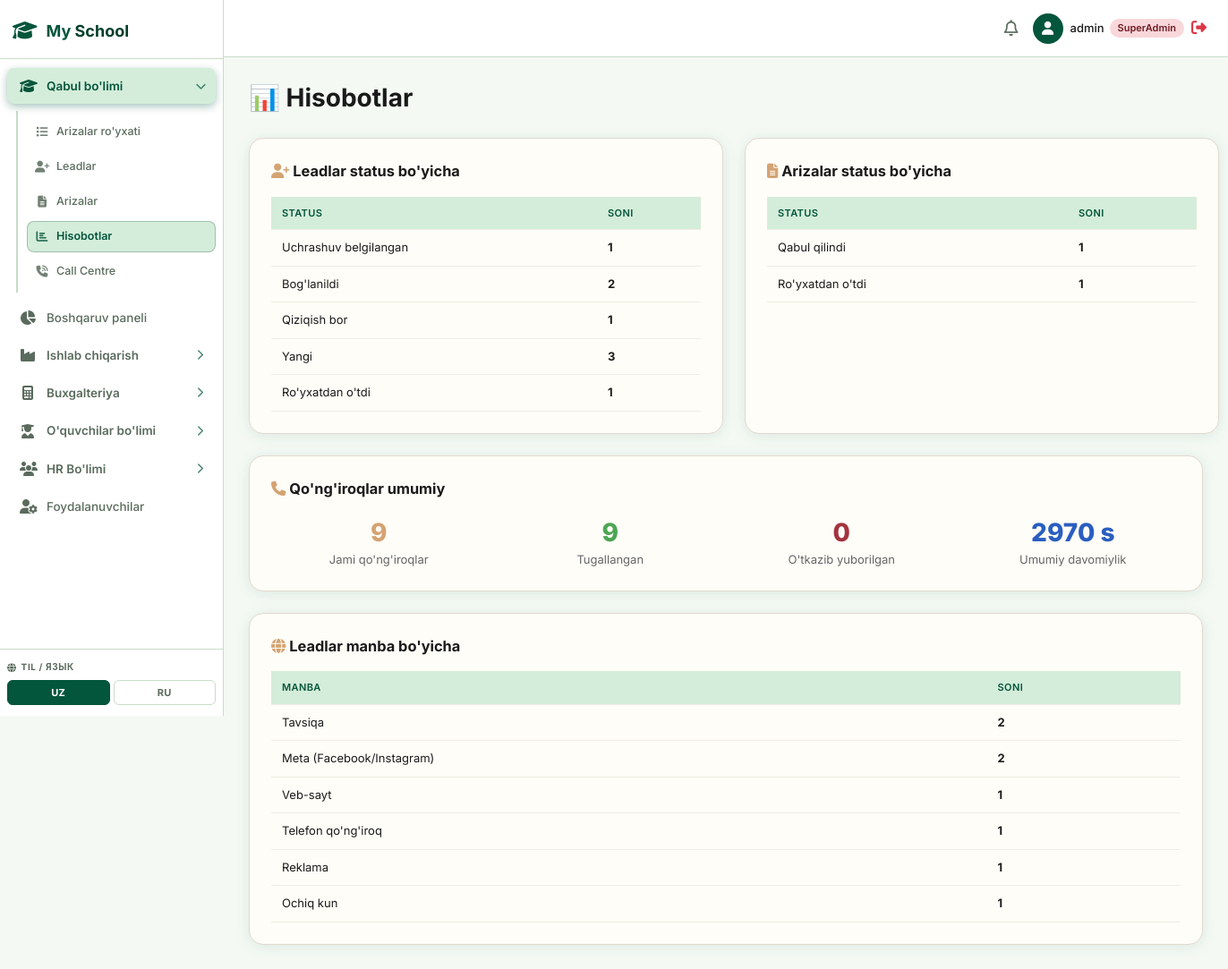
Page /enrollment/reports/ (signed in) on the committed database.
### enrollment/models.py (models this page shows, shortened)
class LeadSource(models.Model):
    name = models.CharField(max_length=100, unique=True)
    code = models.CharField(max_length=30, unique=True, help_text="e.g., meta, web, phone, referral")
    class Meta:
        ordering = ['name']

### enrollment/views.py (the view)
# urls.py: path('reports/', views.reports, name='enrollment_reports'),
@login_required
@enrollment_required
def reports(request):
    leads_by_status = Lead.objects.values('status').annotate(count=Count('id'))
    leads_by_source = Lead.objects.values('source__name').annotate(count=Count('id')).order_by('-count')
    calls_completed = CallRecord.objects.filter(status='completed').count()
    total_duration = CallRecord.objects.aggregate(
        total=Sum('duration_seconds')
    )['total'] or 0
    apps_by_status = StudentApplication.objects.values('status').annotate(count=Count('id'))
    apps_by_grade = StudentApplication.objects.values('applying_grade__name').annotate(count=Count('id')).order_by('-count')
    context = {
        'leads_by_status': leads_by_status,
        'leads_by_source': leads_by_source,
        'calls_total': CallRecord.objects.count(),
        'calls_completed': calls_completed,
        'calls_missed': CallRecord.objects.filter(status='missed').count(),
        'total_duration': total_duration,
        'applications_by_status': apps_by_status,
        'applications_by_grade': apps_by_grade,
        'page_title': 'Hisobotlar',
    }
    return render(request, 'enrollment/reports.html', context)

### enrollment/views.py (called while the page is built)
def _is_enrollment_staff(user):
    if user.is_superuser:
        return True
    return user.groups.filter(name__in=['enrollment_agent', 'enrollment_manager', 'call_centre_admin']).exists()

### templates/enrollment/reports.html
{% extends 'base.html' %}
{% block content %}
<h1 style="font-size:28px;margin-bottom:24px;">📊 Hisobotlar</h1>
<div style="display:grid;grid-template-columns:1fr 1fr;gap:24px;">
  <div class="card" style="background:#fffdf7;border:1px solid #e2d9cf;border-radius:16px;padding:24px;">
    <h3 style="margin-bottom:16px;"><i class="fa-solid fa-user-plus" style="color:#D4A373;"></i> Leadlar status bo'yicha</h3>
    <table class="data-table" style="width:100%;">
      <thead><tr><th>Status</th><th>Soni</th></tr></thead>
      <tbody>
        {% for item in leads_by_status %}
        <tr>
          <td>{% if item.status == 'new' %}Yangi{% elif item.status == 'contacted' %}Bog'lanildi{% elif item.status == 'interested' %}Qiziqish bor{% elif item.status == 'appointment' %}Uchrashuv belgilangan{% elif item.status == 'registered' %}Ro'yxatdan o'tdi{% elif item.status == 'declined' %}Rad etildi{% else %}Noma'lum{% endif %}</td>
          <td><strong>{{ item.count }}</strong></td>
        </tr>
        {% empty %}
        <tr><td colspan="2" style="text-align:center;color:#888;">Ma'lumot yo'q.</td></tr>
        {% endfor %}
      </tbody>
    </table>
  </div>
  <div class="card" style="background:#fffdf7;border:1px solid #e2d9cf;border-radius:16px;padding:24px;">
    <h3 style="margin-bottom:16px;"><i class="fa-solid fa-file-lines" style="color:#D4A373;"></i> Arizalar status bo'yicha</h3>
    <table class="data-table" style="width:100%;">
      <thead><tr><th>Status</th><th>Soni</th></tr></thead>
      <tbody>
        {% for item in applications_by_status %}
        <tr>
          <td>{% if item.status == 'draft' %}Qoralama{% elif item.status == 'submitted' %}Topshirildi{% elif item.status == 'under_review' %}Ko'rib chiqilmoqda{% elif item.status == 'documents_pending' %}Hujjatlar kutilmoqda{% elif item.status == 'assessment' %}Sinov{% elif item.status == 'approved' %}Qabul qilindi{% elif item.status == 'enrolled' %}Ro'yxatdan o'tdi{% elif item.status == 'rejected' %}Rad etildi{% elif item.status == 'waitlisted' %}Kutish ro'yxati{% else %}Noma'lum{% endif %}</td>
          <td><strong>{{ item.count }}</strong></td>
        </tr>
        {% empty %}
        <tr><td colspan="2" style="text-align:center;color:#888;">Ma'lumot yo'q.</td></tr>
        {% endfor %}
      </tbody>
    </table>
  </div>
</div>
<div class="card" style="margin-top:24px;background:#fffdf7;border:1px solid #e2d9cf;border-radius:16px;padding:24px;">
  <h3 style="margin-bottom:16px;"><i class="fa-solid fa-phone" style="color:#D4A373;"></i> Qo'ng'iroqlar umumiy</h3>
  <div style="display:grid;grid-template-columns:repeat(4,1fr);gap:18px;text-align:center;">
    <div>
      <div style="font-size:28px;font-weight:800;color:#D4A373;">{{ calls_total }}</div>
      <div style="font-size:13px;color:#666;">Jami qo'ng'iroqlar</div>
    </div>
    <div>
      <div style="font-size:28px;font-weight:800;color:#4ca653;">{{ calls_completed }}</div>
      <div style="font-size:13px;color:#666;">Tugallangan</div>
    </div>
    <div>
      <div style="font-size:28px;font-weight:800;color:#a4333f;">{{ calls_missed }}</div>
      <div style="font-size:13px;color:#666;">O'tkazib yuborilgan</div>
    </div>
    <div>
      <div style="font-size:28px;font-weight:800;color:#2a5ec0;">{{ total_duration|default:"0" }} s</div>
      <div style="font-size:13px;color:#666;">Umumiy davomiylik</div>
    </div>
  </div>
</div>
<div class="card" style="margin-top:24px;background:#fffdf7;border:1px solid #e2d9cf;border-radius:16px;padding:24px;">
  <h3 style="margin-bottom:16px;"><i class="fa-solid fa-globe" style="color:#D4A373;"></i> Leadlar manba bo'yicha</h3>
  <table class="data-table" style="width:100%;">
    <thead><tr><th>Manba</th><th>Soni</th></tr></thead>
    <tbody>
      {% for item in leads_by_source %}
      <tr>
        <td>{{ item.source__name|default:"Noma'lum" }}</td>
        <td><strong>{{ item.count }}</strong></td>
      </tr>
      {% empty %}
      <tr><td colspan="2" style="text-align:center;color:#888;">Ma'lumot yo'q.</td></tr>
      {% endfor %}
    </tbody>
  </table>
</div>
{% endblock %}

### templates/base.html (shortened to what this page needs)
{% load static %}
<!DOCTYPE html>
<html lang="uz">
<head>
    <link rel="stylesheet" href="https://cdnjs.cloudflare.com/ajax/libs/font-awesome/6.4.0/css/all.min.css">
    <link rel="stylesheet" href="{% static 'css/style.css' %}?v=5">
</head>
<body>
    <div class="app-container">
        <aside class="sidebar" id="appSidebar">
            <div class="sidebar-header">
                <div class="logo-icon"><i class="fa-solid fa-graduation-cap"></i></div>
                <h2>My <span class="highlight">School</span></h2>
            </div>
            <ul class="nav-links">
                {% if is_superadmin or is_enrollment or is_callcentre %}
                <li class="nav-group">
                    <div class="nav-group__head {% if '/enrollment/' in request.path %}active{% endif %}" onclick="toggleSubMenu(this)">
                        <span style="display:flex;align-items:center;gap:12px;">
                            <i class="fa-solid fa-graduation-cap icon-left"></i>
                            <span>Qabul bo'limi</span>
                        </span>
                        <i class="fa-solid fa-chevron-right arrow"></i>
                    </div>
                    <ul class="nav-sub {% if '/enrollment/' in request.path %}open{% endif %}">
                        {% if is_callcentre and not is_superadmin %}
                        <li><a href="/enrollment/call-centre/" class="{% if '/enrollment/call-centre' in request.path %}active{% endif %}" style="background:#03553B;color:#fff;"><i class="fa-solid fa-headset"></i><span>Call Panel</span></a></li>
                        <li><a href="/enrollment/leads/" class="{% if '/enrollment/leads' in request.path %}active{% endif %}"><i class="fa-solid fa-users"></i><span>Mijozlar</span></a></li>
                        <li><a href="/enrollment/" class="{% if request.path == '/enrollment/' %}active{% endif %}"><i class="fa-solid fa-chart-line"></i><span>Dashboard</span></a></li>
                        {% else %}
                        <li><a href="/enrollment/" class="{% if request.path == '/enrollment/' %}active{% endif %}"><i class="fa-solid fa-list"></i><span>Arizalar ro'yxati</span></a></li>
                        <li><a href="/enrollment/leads/" class="{% if '/enrollment/leads' in request.path %}active{% endif %}"><i class="fa-solid fa-user-plus"></i><span>Leadlar</span></a></li>
                        <li><a href="/enrollment/applications/" class="{% if '/enrollment/applications' in request.path %}active{% endif %}"><i class="fa-solid fa-file-lines"></i><span>Arizalar</span></a></li>
                        <li><a href="/enrollment/reports/" class="{% if '/enrollment/reports' in request.path %}active{% endif %}"><i class="fa-solid fa-chart-bar"></i><span>Hisobotlar</span></a></li>
                        <li><a href="/enrollment/call-centre/" class="{% if '/enrollment/call-centre' in request.path %}active{% endif %}"><i class="fa-solid fa-phone-volume"></i><span>Call Centre</span></a></li>
                        {% endif %}
                    </ul>
                </li>
                {% endif %}
                {% if is_superadmin %}
                <li>
                    <a href="/" class="{% if request.path == '/' %}active{% endif %}">
                        <i class="fa-solid fa-chart-pie"></i>
                        <span>Boshqaruv paneli</span>
                    </a>
                </li>
                <li class="nav-group">
                    <div class="nav-group__head {% if '/production/' in request.path %}active{% endif %}" onclick="toggleSubMenu(this)">
                        <span style="display:flex;align-items:center;gap:12px;">
                            <i class="fa-solid fa-industry icon-left"></i>
                            <span>Ishlab chiqarish</span>
                        </span>
                        <i class="fa-solid fa-chevron-right arrow"></i>
                    </div>
                </li>
                <li class="nav-group">
                    <div class="nav-group__head {% if '/accounting/' in request.path %}active{% endif %}" onclick="toggleSubMenu(this)">
                        <span style="display:flex;align-items:center;gap:12px;">
                            <i class="fa-solid fa-calculator icon-left"></i>
                            <span>Buxgalteriya</span>
                        </span>
                        <i class="fa-solid fa-chevron-right arrow"></i>
                    </div>
                </li>
                <li class="nav-group">
                    <div class="nav-group__head {% if '/students/' in request.path %}active{% endif %}" onclick="toggleSubMenu(this)">
                        <span style="display:flex;align-items:center;gap:12px;">
                            <i class="fa-solid fa-user-graduate icon-left"></i>
                            <span>O'quvchilar bo'limi</span>
                        </span>
                        <i class="fa-solid fa-chevron-right arrow"></i>
                    </div>
                </li>
                <li class="nav-group">
                    <div class="nav-group__head {% if '/hr/' in request.path %}active{% endif %}" onclick="toggleSubMenu(this)">
                        <span style="display:flex;align-items:center;gap:12px;">
                            <i class="fa-solid fa-users icon-left"></i>
                            <span>HR Bo'limi</span>
                        </span>
                        <i class="fa-solid fa-chevron-right arrow"></i>
                    </div>
                </li>
                <li>
                    <a href="/admin-users/" class="{% if '/admin-users/' in request.path %}active{% endif %}">
                        <i class="fa-solid fa-user-gear"></i>
                        <span>Foydalanuvchilar</span>
                    </a>
                </li>
                {% endif %}
            </ul>
            <div class="sidebar-footer">
                <div class="lang-label"><i class="fa-solid fa-globe"></i> <span>Til / Язык</span></div>
                <div class="lang-switcher">
                    <button class="lang-btn" id="gt-btn-uz" data-lang="uz" onclick="gtSwitchLang('uz')" title="O'zbek">UZ</button>
                    <button class="lang-btn" id="gt-btn-ru" data-lang="ru" onclick="gtSwitchLang('ru')" title="Русский">RU</button>
                </div>
            </div>
        </aside>
        <main class="main-content">
            <header class="topbar">
                <div class="topbar-actions">
                    <button class="icon-btn"><i class="fa-regular fa-bell"></i></button>
                    <div class="user-profile">
                        <div class="avatar"><i class="fa-solid fa-user"></i></div>
                        <span class="user-name">
                            {{ request.user.username }}
                            {% if is_superadmin %}<span class="badge badge-danger" style="font-size:11px;">SuperAdmin</span>
                            {% elif user_branch %}<span class="badge badge-info" style="font-size:11px;">{{ user_branch.name }}</span>
                            {% elif request.user.groups.all.0 %}<span class="badge badge-warning" style="font-size:11px;">{{ request.user.groups.all.0.name }}</span>
                            {% endif %}
                        </span>
                        <a href="/logout/" style="color:#dc3545;font-size:17px;" title="Chiqish">
                            <i class="fa-solid fa-right-from-bracket"></i>
                        </a>
                    </div>
                </div>
            </header>
            <div class="content-wrapper">
                {% block content %}{% endblock %}
            </div>
        </main>
    </div>
</body>
</html>

### templates/base.html (style rules this page uses)
body { top: 0 !important; }

### rows in the picture
LeadSource: source__name "Tavsiqa", count "2"
LeadSource: source__name "Meta (Facebook/Instagram)", count "2"
LeadSource: source__name "Veb-sayt", count "1"
LeadSource: source__name "Telefon qo'ng'iroq", count "1"
LeadSource: source__name "Reklama", count "1"
LeadSource: source__name "Ochiq kun", count "1"

### other values in the picture
{{ request.user.username }} "admin"
{{ item.count }} "1" "2" "1" "3" "1"
{{ item.count }} "1" "1"
{{ calls_total }} "9"
{{ calls_completed }} "9"
{{ calls_missed }} "0"
{{ total_duration|default:"0" }} "2970"
